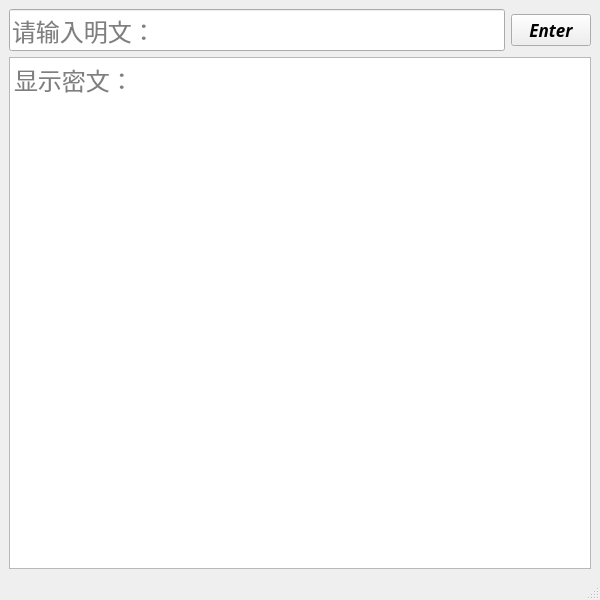
<?xml version="1.0" encoding="UTF-8"?>
<ui version="4.0">
 <class>MainWindow</class>
 <widget class="QMainWindow" name="MainWindow">
  <property name="geometry">
   <rect>
    <x>0</x>
    <y>0</y>
    <width>600</width>
    <height>600</height>
   </rect>
  </property>
  <property name="windowTitle">
   <string>Caesarcode</string>
  </property>
  <widget class="QWidget" name="centralwidget">
   <layout class="QHBoxLayout" name="horizontalLayout_2">
    <item>
     <layout class="QVBoxLayout" name="verticalLayout">
      <item>
       <layout class="QHBoxLayout" name="horizontalLayout">
        <item>
         <widget class="QLineEdit" name="textEdit">
          <property name="font">
           <font>
            <family>黑体</family>
            <pointsize>18</pointsize>
            <weight>50</weight>
            <bold>false</bold>
           </font>
          </property>
          <property name="placeholderText">
           <string>请输入明文：</string>
          </property>
         </widget>
        </item>
        <item>
         <widget class="QPushButton" name="pushButton">
          <property name="font">
           <font>
            <family>黑体</family>
            <pointsize>13</pointsize>
            <weight>75</weight>
            <italic>true</italic>
            <bold>true</bold>
           </font>
          </property>
          <property name="text">
           <string>Enter</string>
          </property>
         </widget>
        </item>
       </layout>
      </item>
      <item>
       <widget class="QTextBrowser" name="textBrowser">
        <property name="font">
         <font>
          <family>黑体</family>
          <pointsize>18</pointsize>
         </font>
        </property>
        <property name="html">
         <string>&lt;!DOCTYPE HTML PUBLIC &quot;-//W3C//DTD HTML 4.0//EN&quot; &quot;http://www.w3.org/TR/REC-html40/strict.dtd&quot;&gt;
&lt;html&gt;&lt;head&gt;&lt;meta name=&quot;qrichtext&quot; content=&quot;1&quot; /&gt;&lt;style type=&quot;text/css&quot;&gt;
p, li { white-space: pre-wrap; }
&lt;/style&gt;&lt;/head&gt;&lt;body style=&quot; font-family:'黑体'; font-size:18pt; font-weight:400; font-style:normal;&quot;&gt;
&lt;p style=&quot;-qt-paragraph-type:empty; margin-top:0px; margin-bottom:0px; margin-left:0px; margin-right:0px; -qt-block-indent:0; text-indent:0px; font-family:'SimSun'; font-size:9pt;&quot;&gt;&lt;br /&gt;&lt;/p&gt;&lt;/body&gt;&lt;/html&gt;</string>
        </property>
        <property name="placeholderText">
         <string>显示密文：</string>
        </property>
       </widget>
      </item>
     </layout>
    </item>
   </layout>
  </widget>
  <widget class="QMenuBar" name="menubar">
   <property name="geometry">
    <rect>
     <x>0</x>
     <y>0</y>
     <width>425</width>
     <height>22</height>
    </rect>
   </property>
  </widget>
  <widget class="QStatusBar" name="statusbar"/>
 </widget>
 <resources/>
 <connections/>
</ui>
